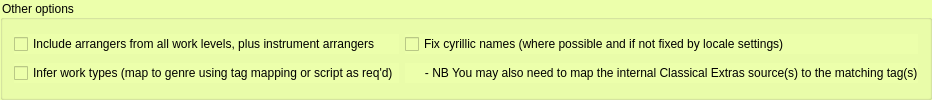
            <widget class="QGroupBox" name="groupBox_5">
             <property name="styleSheet">
              <string notr="true">background-color: rgb(236, 255, 171);</string>
             </property>
             <property name="title">
              <string>Other options</string>
             </property>
             <layout class="QGridLayout" name="gridLayout">
              <item row="0" column="0">
               <widget class="QCheckBox" name="cea_arrangers">
                <property name="text">
                 <string>Include arrangers from all work levels, plus instrument arrangers</string>
                </property>
               </widget>
              </item>
              <item row="1" column="1">
               <widget class="QLabel" name="label_19">
                <property name="text">
                 <string>      - NB You may also need to map the internal Classical Extras source(s) to the matching tag(s)</string>
                </property>
               </widget>
              </item>
              <item row="0" column="1">
               <widget class="QCheckBox" name="cea_cyrillic">
                <property name="text">
                 <string>Fix cyrillic names (where possible and if not fixed by locale settings)</string>
                </property>
               </widget>
              </item>
              <item row="1" column="0">
               <widget class="QCheckBox" name="cea_genres">
                <property name="text">
                 <string>Infer work types (map to genre using tag mapping or script as req'd)</string>
                </property>
               </widget>
              </item>
             </layout>
            </widget>
